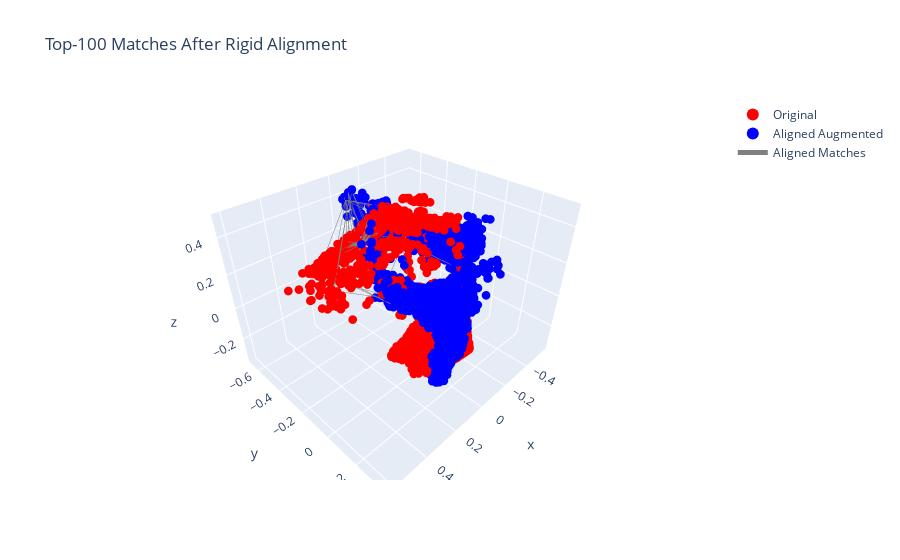

Here is the notebook cell this chart was saved with:
### Code cell
from scipy.spatial.transform import Rotation as R
from sklearn.utils import check_array

def rigid_alignment(src, tgt):
    # Kabsch algorithm: estimate rotation + translation
    src_mean = np.mean(src, axis=0)
    tgt_mean = np.mean(tgt, axis=0)
    src_centered = src - src_mean
    tgt_centered = tgt - tgt_mean

    H = src_centered.T @ tgt_centered
    U, _, Vt = np.linalg.svd(H)
    R_est = Vt.T @ U.T
    if np.linalg.det(R_est) < 0:
        Vt[-1, :] *= -1
        R_est = Vt.T @ U.T
    t_est = tgt_mean - R_est @ src_mean
    return R_est, t_est

# Extract correspondences
src_corr = coords1[top_k_idx]
tgt_corr = coords2[top_idx[top_k_idx]]

# Compute rigid alignment (rotation + translation)
R_est, t_est = rigid_alignment(tgt_corr, src_corr)

# Apply transformation to the entire augmented cloud
coords2_rigid_aligned = (coords2 @ R_est.T) + t_est

# Offset the aligned cloud for side-by-side view
coords2_aligned_offset = coords2_rigid_aligned.copy()
# coords2_aligned_offset[:, 0] += 2

# Plot aligned result
fig = go.Figure()
fig.add_trace(go.Scatter3d(x=coords1[:, 0], y=coords1[:, 1], z=coords1[:, 2],
    mode='markers', marker=dict(size=3, color='red'), name='Original'))
fig.add_trace(go.Scatter3d(x=coords2_aligned_offset[:, 0], y=coords2_aligned_offset[:, 1], z=coords2_aligned_offset[:, 2],
    mode='markers', marker=dict(size=3, color='blue'), name='Aligned Augmented'))

# Re-draw correspondence lines
lines_x, lines_y, lines_z = [], [], []
for idx in top_k_idx:
    p1 = coords1[idx]
    p2 = coords2_aligned_offset[top_idx[idx]]
    lines_x += [p1[0], p2[0], None]
    lines_y += [p1[1], p2[1], None]
    lines_z += [p1[2], p2[2], None]

fig.add_trace(go.Scatter3d(x=lines_x, y=lines_y, z=lines_z,
    mode='lines', line=dict(color='gray', width=1), name='Aligned Matches'))

fig.update_layout(title=f"Top-{k} Matches After Rigid Alignment",
    scene=dict(aspectmode='data'), legend=dict(itemsizing='constant'))
fig.show()

### Figure 1 — Plotly figure (JSON) as saved in the notebook; plotly's stock layout.template omitted (floating-point values rounded to 4 significant figures; data arrays with more than 128 entries replaced by an {"elided": "..."} marker saying what was removed)
{"data": [{"marker": {"color": "red", "size": 3}, "mode": "markers", "name": "Original", "type": "scatter3d", "x": {"elided": "2048 float values"}, "y": {"elided": "2048 float values"}, "z": {"elided": "2048 float values"}}, {"marker": {"color": "blue", "size": 3}, "mode": "markers", "name": "Aligned Augmented", "type": "scatter3d", "x": {"elided": "2048 float values"}, "y": {"elided": "2048 float values"}, "z": {"elided": "2048 float values"}}, {"line": {"color": "gray", "width": 1}, "mode": "lines", "name": "Aligned Matches", "type": "scatter3d", "x": {"elided": "300 float values"}, "y": {"elided": "300 float values"}, "z": {"elided": "300 float values"}}], "layout": {"legend": {"itemsizing": "constant"}, "scene": {"aspectmode": "data"}, "title": {"text": "Top-100 Matches After Rigid Alignment"}}}
